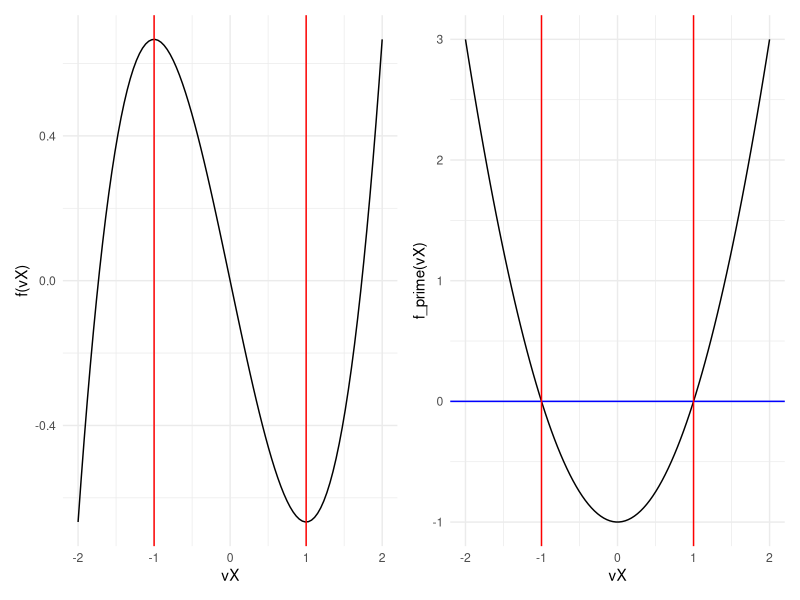
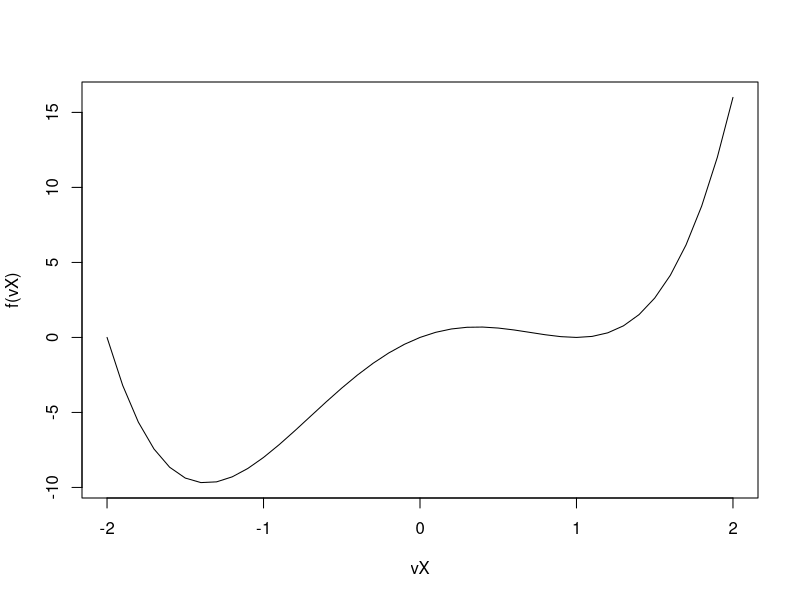
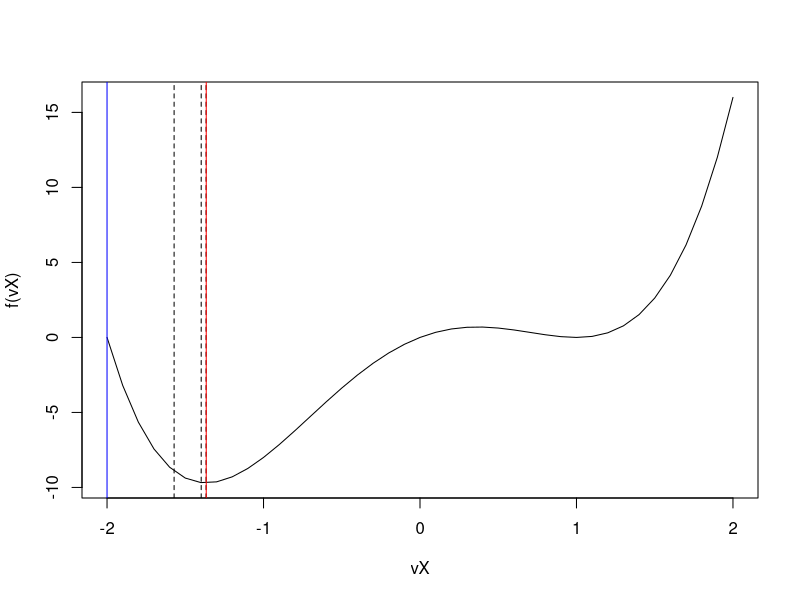
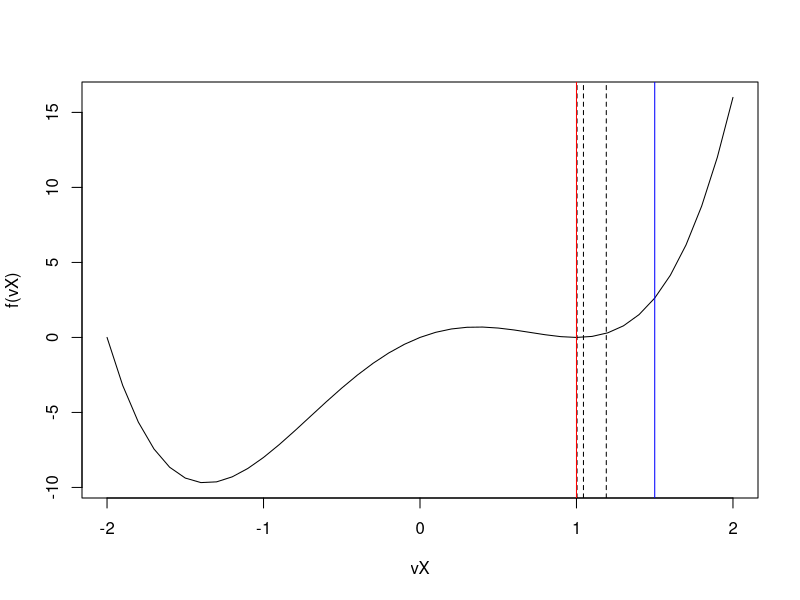
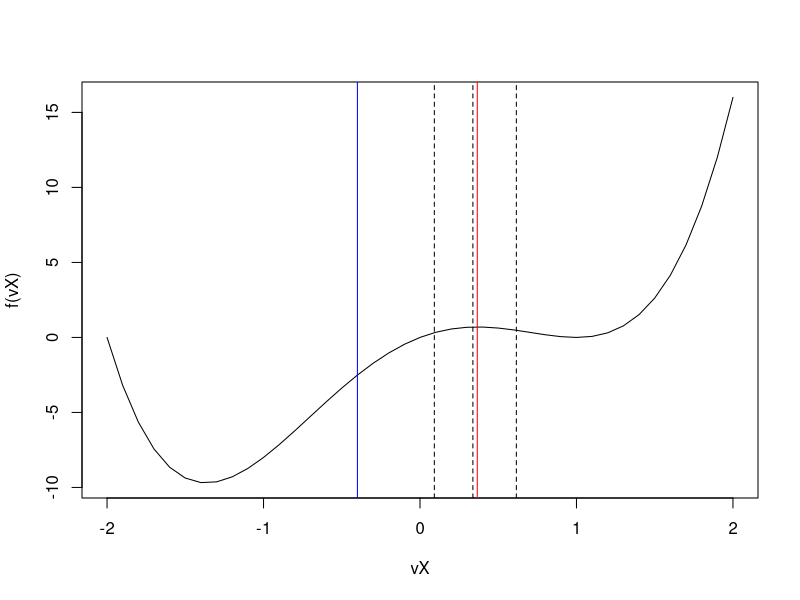
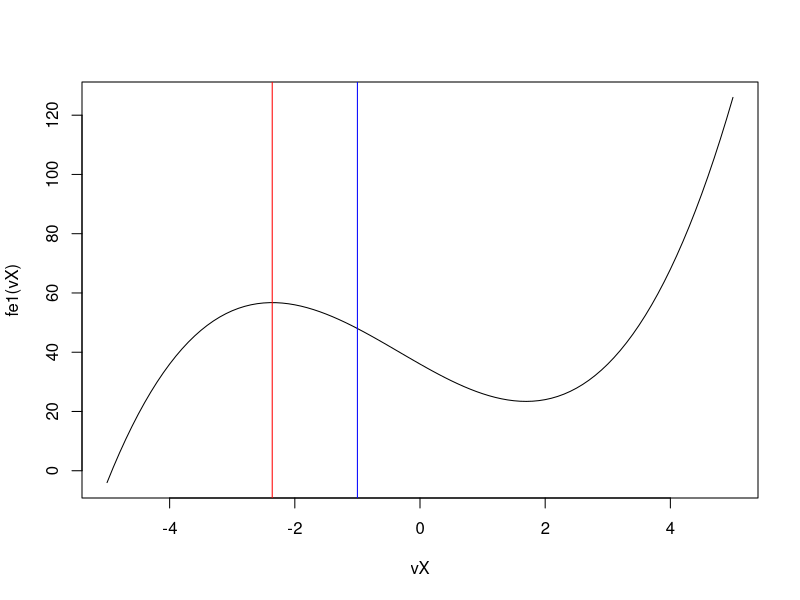
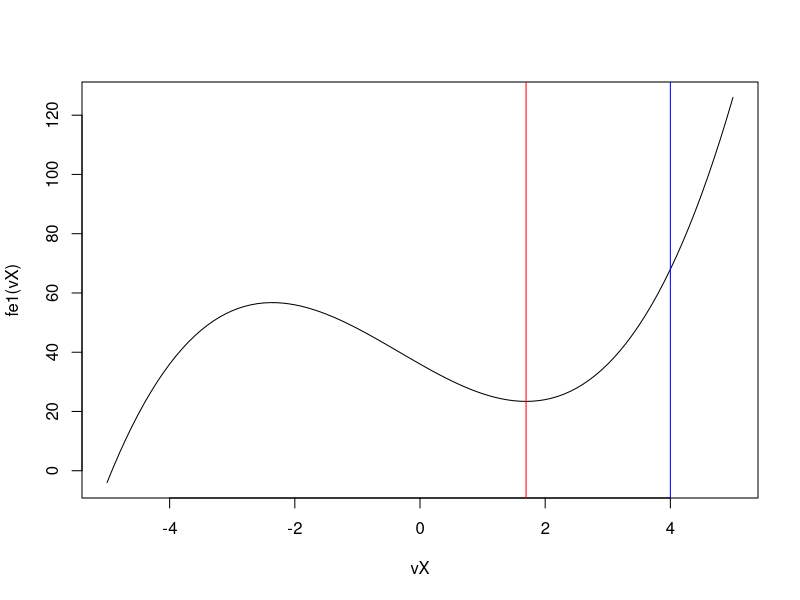

Write the R code that produced these figures, in order.
## ---- chunk 1
#| echo: false
knitr::opts_chunk$set(
  comment = "#>",
  collapse = TRUE,
  # cache = TRUE,
  fig.retina = 2,
  fig.width = 6,
  fig.asp = 2/3,
  fig.show = "hold"
)
## ---- chunk 2
#| echo: false
#| message: false
#| warning: false
#| results: false
library(patchwork)
library(ggplot2)

# Define the function and its derivative
f <- function(x) x^3 / 3 - x
f_prime <- function(x) x^2 - 1

# Generate x values
x_values <- seq(-2, 2, length.out = 100)

# Create data frames for plotting
df_f <- data.frame(x = x_values, y = f(x_values))
df_f_prime <- data.frame(x = x_values, y = f_prime(x_values))

# Create the plots
plot_f <- ggplot(df_f, aes(x, y)) +
  geom_line() +
  geom_vline(xintercept = c(-1, 1), color = "red") +
  labs(x = "vX", y = "f(vX)") +
  theme_minimal()

plot_f_prime <- ggplot(df_f_prime, aes(x, y)) +
  geom_line() +
  geom_hline(yintercept = 0, color = "blue") +
  geom_vline(xintercept = c(-1, 1), color = "red") +
  labs(x = "vX", y = "f_prime(vX)") +
  theme_minimal()

# Combine the plots side by side
combined_plot <- plot_f + plot_f_prime

# Print the combined plot
combined_plot
## ---- chunk 3
f <- function(dX) {
  dOut <- 2 * dX * (dX - 1)^2 * (dX + 2)
  return(dOut)
}
## ---- chunk 4
f_prime <- function(dX) {
  dOut <- 4 - 12 * dX + 8 * dX^3
  return(dOut)
}
## ---- chunk 5
f_second <- function(dX) {
  dOut <- 24 * dX^2 - 12
  return(dOut)
}
vX <- seq(-2, 2, 0.1)
plot(vX, f(vX), type = "l")
## ---- chunk 6
NM <- function(f, f_prime, f_sec, dX0, dTol = 1e-9, n.max = 1000){
  dX <- dX0
  fx <- f(dX)
  fpx <- f_prime(dX)
  fsx <- f_sec(dX)
  n <- 0
  while ((abs(fpx) > dTol) && (n < n.max)) {
    dX <- dX - fpx/fsx
    fx <- f(dX)
    fpx <- f_prime(dX)
    fsx <- f_sec(dX)
    n <- n + 1
    cat("At iteration", n, "the value of x is:", dX, "\n")
  }
  if (n == n.max) {
    cat('newton failed to converge\n')
  } else {
    return(dX)
  }
}
## ---- chunk 7
x1 <- NM(f, f_prime, f_second, dX0 = -2)
vX <- seq(-2, 2, 0.1)
plot(vX, f(vX), type = "l")
abline(v=-2, col="blue") # initial guess
abline(v=-1.571429, lty=2) # first iteration
abline(v=-1.398224, lty=2) # second iteration
abline(v=-1.367014 , lty=2) # third iteration
abline(v=x1, col="red") # solution
## ---- chunk 8
#| echo: false
#| message: false
#| results: false
x2 <- NM(f, f_prime, f_second, dX0 = 1.5) 
vX <- seq(-2, 2, 0.1)
plot(vX, f(vX), type = "l")
abline(v=1.5, col="blue") # initial guess
abline(v=1.190476 , lty=2) # first iteration
abline(v=1.044578, lty=2) # second iteration
abline(v=1.003462, lty=2) # second iteration
abline(v=x2, col="red") # solution
## ---- chunk 9
#| echo: false
#| message: false
#| results: false
x3 <- NM(f, f_prime, f_second, dX0 = -0.4) 
vX <- seq(-2, 2, 0.1)
plot(vX, f(vX), type = "l")
abline(v=-0.4, col="blue") # initial guess
abline(v=0.6156863  , lty=2) # first iteration
abline(v=0.09157915 , lty=2) # second iteration
abline(v=0.3379783  , lty=2) # third iteration
abline(v=x3, col="red") # solution
## ---- chunk 10
#| message: false
#| results: false
# Functions
fe1 <- function(dX) {
  dOut <- dX^3 + (6-dX)^2
  return(dOut)
}
feprime <- function(dX) {
  dOut <- 3 * dX^2 - 2*(6-dX) 
  return(dOut)
}
fesecond <- function(dX) {
  dOut <- 6 * dX + 2
  return(dOut)
}
#Solution
xe1 <- NM(fe1, feprime, fesecond, dX0 = -1) # minimum
vX <- seq(-5, 5, 0.1)
plot(vX, fe1(vX), type = "l")
abline(v=-1, col="blue") # initial guess
abline(v=xe1, col="red") # solution

xe2 <- NM(fe1, feprime, fesecond, dX0 = 4) # maximum
vX <- seq(-5, 5, 0.1)
plot(vX, fe1(vX), type = "l")
abline(v=4, col="blue") # initial guess
abline(v=xe2, col="red") # solution

## ---- chunk 11
gsection <- function(f, dX.l, dX.r, dX.m, dTol = 1e-9) {
  
  # golden ratio plus one
  dGR1 <- 1 + (1 + sqrt(5))/2
  
  # successively refine x.l, x.r, and x.m
  f.l <- f(dX.l)
  f.r <- f(dX.r)
  f.m <- f(dX.m)
  while ((dX.r - dX.l) > dTol) { 
    if ((dX.r - dX.m) > (dX.m - dX.l)) { # if the right segment is wider than the left 
      dY <- dX.m + (dX.r - dX.m)/dGR1 # put Y into the right segment according to the golden ratio
      f.y <- f(dY)
      if (f.y >= f.m) {
        dX.l <- dX.m
        f.l <- f.m
        dX.m <- dY
        f.m <- f.y
      } else {
        dX.r <- dY
        f.r <- f.y
      }
    } else { #if the left segment is wider than the right
      dY <- dX.m - (dX.m - dX.l)/dGR1 # put Y into the left segment according to the golden ratio
      f.y <- f(dY)
      if (f.y >= f.m) {
        dX.r <- dX.m
        f.r <- f.m
        dX.m <- dY
        f.m <- f.y
      } else {
        dX.l <- dY
        f.l <- f.y
      }
    }
  }
  return(dX.m)
}
gsection(f, dX.l = -1, dX.r = 1, dX.m = 0.5)
## ---- chunk 12
optimize(f, lower = -0.4, upper = 0.8, maximum = TRUE)
## ---- chunk 13
# Using built-in optimizer
optimize(fe1, lower = -5, upper = 5, maximum = TRUE) # maximum

optimize(fe1, lower = -5, upper = 5) # minimum

f2 <- function(x){-1*fe1(x)}
optimize(f2, lower = -5, upper = 5)
